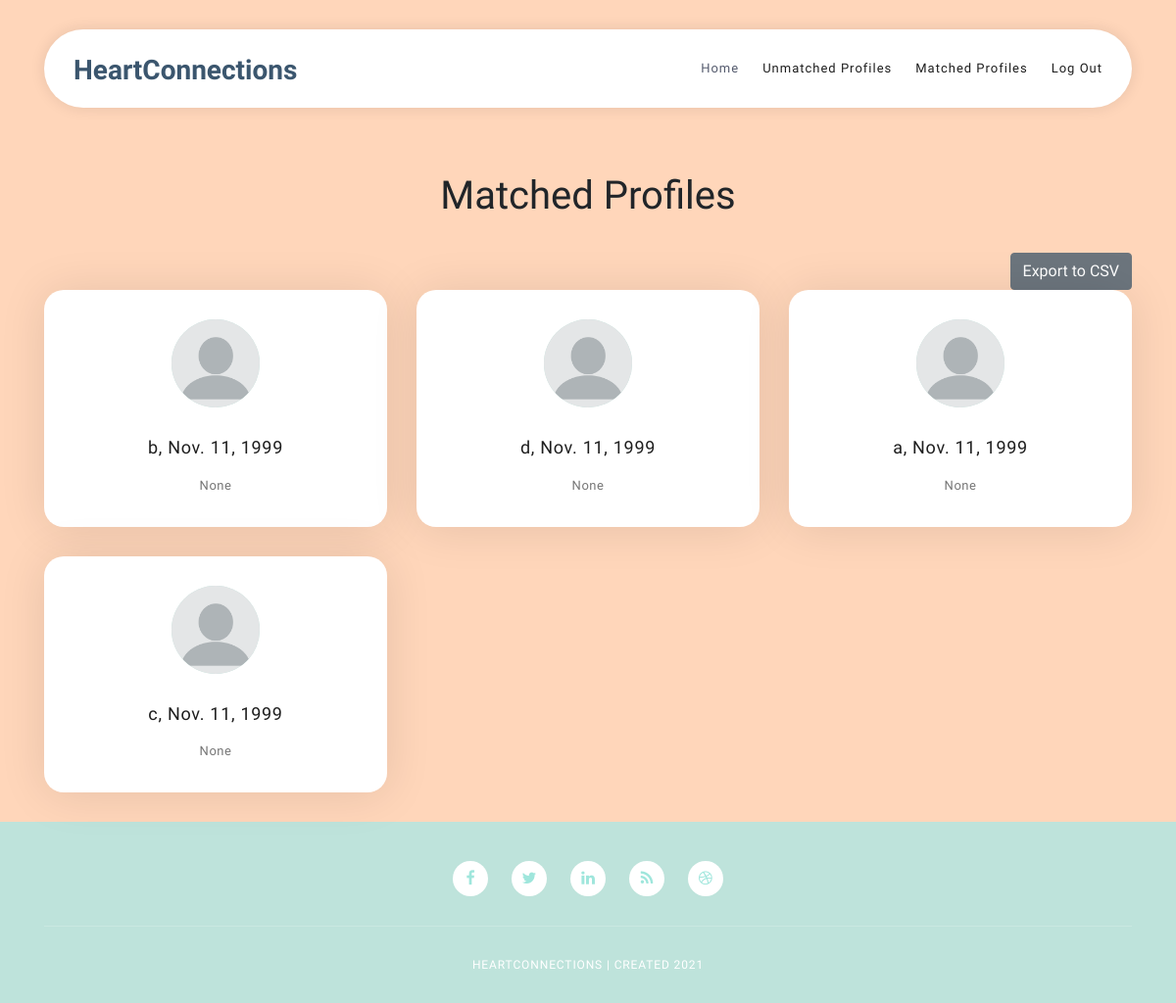
The app's page /HeartConnections/profile/matched/ (signed in), older data.
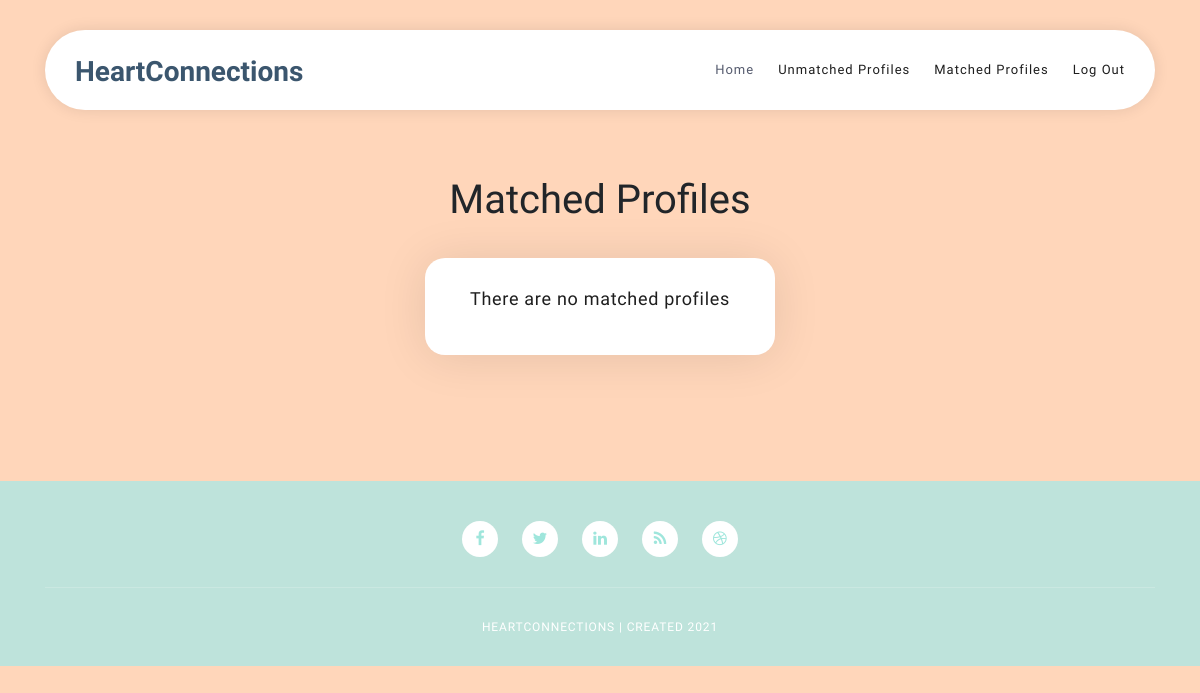
The same page, newer data.
### HeartConnections/models.py (models this page shows, shortened)
class Profile(models.Model):
    id = models.AutoField(primary_key=True)
    first_name = models.CharField(max_length=30)
    last_name = models.CharField(max_length=40)
    birthdate = models.DateField(default=datetime.date(1900, 1, 1), validators=[MinValueValidator(datetime.date(1900, 1, 1)), MaxValueValidator(datetime.date.today() - datetime.timedelta(days=6575))])
    gender = models.CharField(max_length=20)
    sexuality = models.CharField(max_length=25)
    country = models.CharField(max_length=40)
    state_region = models.CharField(max_length=20)
    city = models.CharField(max_length=30)
    occupation = models.CharField(max_length=25, blank=True, null=True)
    company = models.CharField(max_length=40, blank=True, null=True)
    education = models.CharField(max_length=50, blank=True, null=True)
    bio = models.CharField(max_length=1000, blank=True, null=True)
    religion = models.CharField(max_length=25, blank=True, null=True)
    hobbies = models.CharField(max_length=250, blank=True, null=True)
    dietary_preferences = models.CharField(max_length=100, blank=True, null=True)
    alcohol = models.BooleanField(blank=True, null=True)
    smoking = models.BooleanField(blank=True, null=True)
    email = models.EmailField(max_length=50)
    matched = models.BooleanField(default=False)
    matched_with = models.CharField(max_length=100, blank=True, null=True)
    notes = models.CharField(max_length=500, blank=True, null=True)
    profile_pic = models.ImageField(null=True, blank=True)
    def get_absolute_url(self):
        return reverse('profile_detailed_view', kwargs={'pk': self.pk})

### HeartConnections/views.py (the view)
# urls.py: path('profile/matched/', views.MatchedProfiles.as_view(), name='matched_profiles'),
class MatchedProfiles(LoginRequiredMixin, generic.ListView):
    model = Profile
    context_object_name = 'matched_list'
    queryset = Profile.objects.filter(matched=True)
    template_name = 'matched_profiles.html'

### HeartConnections/templates/matched_profiles.html (shortened to what this page needs)
{% extends "admin_base_generic.html" %}
{% block content %}
<head>
    {% load static %}
</head>
<div class="baseframe"><h1>Matched Profiles</h1></div><br><br>
{% if matched_list %}
<section class="section home-feature">
    <div class="container">
        <div class="row">
            <div class="col-lg-12">
                <div class="row">
                    <div class="col-xl-12 col-lg-12 col-md-12 col-sm-12 col-12">
                        <div class="text-right">
                            <button id="export" name="export" type="button" class="btn btn-secondary" onclick="location.href='{% url 'export' %}'">Export to CSV</button>
                        </div>
                    </div>
                    {% for profile in matched_list %}
                    <div class="col-lg-4 col-md-6 col-sm-6 col-12" data-scroll-reveal="enter bottom move 50px over 0.6s after 0.2s">
                        <a href="{{ profile.get_absolute_url }}"><div class="features-small-item">
                            <div class="icon">
                                <i><span class="d-none d-lg-block"><img class="img-fluid img-profile rounded-circle mx-auto mb-2" src="{{profile.profile_pic.url}}" alt="" /></span></i>
                            </div>
                            <h5 class="features-title">{{ profile.first_name }}, {{ profile.birthdate }}</h5>
                            <p>{{ profile.bio }}</p>
                        </div></a>
                    </div>
                    {% endfor %}
                </div>
            </div>
        </div>
    </div>
</section>
{% else %}
<section class="section home-feature">
    <div class="container">
        <div class="row">
            <div class="col-lg-12">
                <div class="row">
                    <div class="col-lg-4 col-md-6 col-sm-6 col-12" style="margin: 0 auto" data-scroll-reveal="enter bottom move 50px over 0.6s after 0.2s">
                        <div class="features-small-item">
                            <h5 class="features-title">There are no matched profiles</h5>
                        </div>
                    </div>
                </div>
            </div>
        </div>
    </div>
</section>
{% endif %}
{% endblock %}

Row changes from the older to the newer data that the page shows:
no longer on this page (row edited): Profile: profile_pic (placeholder picture), first_name "b", birthdate "Nov. 11, 1999", bio "None"
removed Profile: profile_pic (placeholder picture), first_name "d", birthdate "Nov. 11, 1999", bio "None"
no longer on this page (row edited): Profile: profile_pic (placeholder picture), first_name "a", birthdate "Nov. 11, 1999", bio "None"
no longer on this page (row edited): Profile: profile_pic (placeholder picture), first_name "c", birthdate "Nov. 11, 1999", bio "None"
Text that changed along with them:
text no longer shown: "Export to CSV"
text now shown: "There are no matched profiles"
